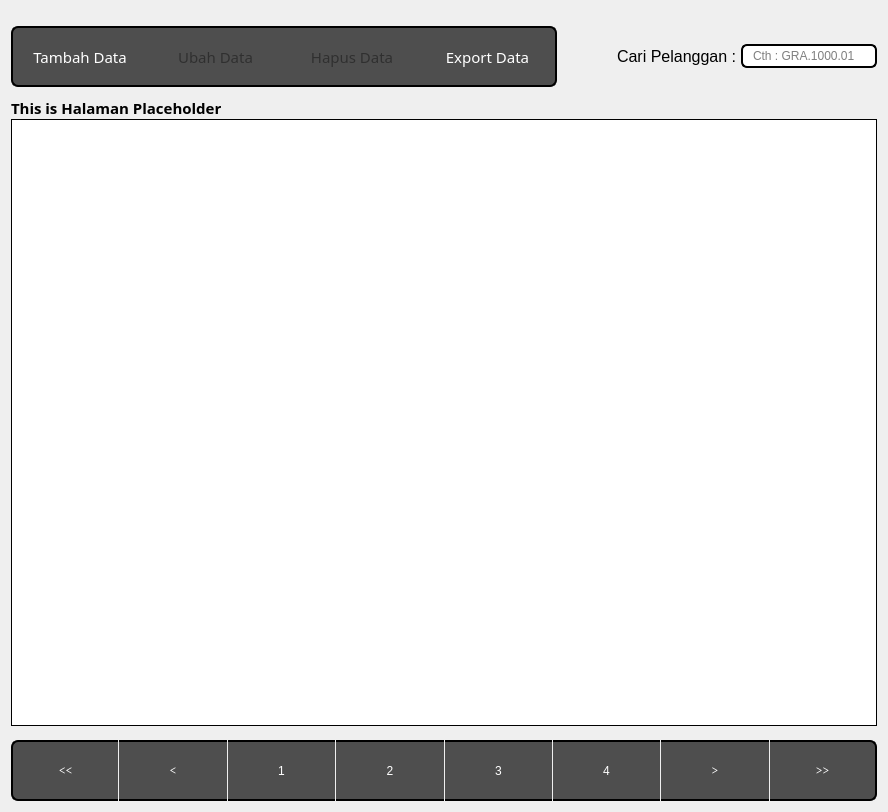
<?xml version="1.0" encoding="UTF-8"?>
<ui version="4.0">
 <class>Form</class>
 <widget class="QWidget" name="Form">
  <property name="geometry">
   <rect>
    <x>0</x>
    <y>0</y>
    <width>888</width>
    <height>812</height>
   </rect>
  </property>
  <property name="windowTitle">
   <string>Form</string>
  </property>
  <layout class="QHBoxLayout" name="horizontalLayout_3">
   <item>
    <layout class="QVBoxLayout" name="verticalLayout">
     <property name="spacing">
      <number>0</number>
     </property>
     <property name="topMargin">
      <number>0</number>
     </property>
     <property name="bottomMargin">
      <number>0</number>
     </property>
     <item>
      <layout class="QHBoxLayout" name="horizontalLayout">
       <property name="spacing">
        <number>0</number>
       </property>
       <property name="leftMargin">
        <number>0</number>
       </property>
       <property name="topMargin">
        <number>15</number>
       </property>
       <property name="rightMargin">
        <number>0</number>
       </property>
       <property name="bottomMargin">
        <number>10</number>
       </property>
       <item>
        <widget class="QPushButton" name="addButton">
         <property name="enabled">
          <bool>true</bool>
         </property>
         <property name="sizePolicy">
          <sizepolicy hsizetype="Expanding" vsizetype="Fixed">
           <horstretch>0</horstretch>
           <verstretch>0</verstretch>
          </sizepolicy>
         </property>
         <property name="minimumSize">
          <size>
           <width>0</width>
           <height>61</height>
          </size>
         </property>
         <property name="font">
          <font>
           <family>Sans Serif Collection</family>
           <pointsize>11</pointsize>
          </font>
         </property>
         <property name="styleSheet">
          <string notr="true">QPushButton {color:white; background-color:#4E4E4E;border:2px solid black;border-right:0px;
border-top-left-radius: 7px;
border-bottom-left-radius: 7px;
padding: 0 8px;}




QPushButton:hover:!pressed {
 background-color:#262626;
border-style:inset
}

QPushButton:hover {
 background-color:#171717
}


</string>
         </property>
         <property name="text">
          <string>Tambah Data</string>
         </property>
        </widget>
       </item>
       <item>
        <widget class="QPushButton" name="editButton">
         <property name="enabled">
          <bool>false</bool>
         </property>
         <property name="sizePolicy">
          <sizepolicy hsizetype="Expanding" vsizetype="Fixed">
           <horstretch>0</horstretch>
           <verstretch>51</verstretch>
          </sizepolicy>
         </property>
         <property name="minimumSize">
          <size>
           <width>0</width>
           <height>61</height>
          </size>
         </property>
         <property name="font">
          <font>
           <family>Sans Serif Collection</family>
           <pointsize>11</pointsize>
          </font>
         </property>
         <property name="styleSheet">
          <string notr="true">QPushButton:disabled {
    color: rgba(0,0, 0, 100)
}

QPushButton {color:white; background-color:#4E4E4E;border:2px solid black;border-right:0px;border-left:0px;
padding: 0 8px;
}

QPushButton:hover:!pressed {
 background-color: #262626;
border-style:inset
}

QPushButton:hover {
 background-color:#171717
}





QPushButton:hover {
  background-color:rgb(61, 61, 61)
}

</string>
         </property>
         <property name="text">
          <string>Ubah Data</string>
         </property>
        </widget>
       </item>
       <item>
        <widget class="QPushButton" name="deleteButton">
         <property name="enabled">
          <bool>false</bool>
         </property>
         <property name="sizePolicy">
          <sizepolicy hsizetype="Expanding" vsizetype="Fixed">
           <horstretch>0</horstretch>
           <verstretch>0</verstretch>
          </sizepolicy>
         </property>
         <property name="minimumSize">
          <size>
           <width>0</width>
           <height>61</height>
          </size>
         </property>
         <property name="font">
          <font>
           <family>Sans Serif Collection</family>
           <pointsize>11</pointsize>
          </font>
         </property>
         <property name="styleSheet">
          <string notr="true">QPushButton:disabled {
    color: rgba(0,0, 0, 100)
}

QPushButton {color:white; background-color:#4E4E4E;border:2px solid black;border-right:0px;border-left:0px;
padding: 0 8px;
}

QPushButton:hover:!pressed {
 background-color: #262626;
border-style:inset
}

QPushButton:hover {
 background-color:#171717
}





QPushButton:hover {
  background-color:rgb(61, 61, 61)
}

</string>
         </property>
         <property name="text">
          <string>Hapus Data</string>
         </property>
        </widget>
       </item>
       <item>
        <widget class="QPushButton" name="exportButton">
         <property name="sizePolicy">
          <sizepolicy hsizetype="Expanding" vsizetype="Fixed">
           <horstretch>0</horstretch>
           <verstretch>0</verstretch>
          </sizepolicy>
         </property>
         <property name="minimumSize">
          <size>
           <width>0</width>
           <height>61</height>
          </size>
         </property>
         <property name="font">
          <font>
           <family>Sans Serif Collection</family>
           <pointsize>11</pointsize>
          </font>
         </property>
         <property name="styleSheet">
          <string notr="true">QPushButton:disabled {
    color: rgba(0,0, 0, 100)
}

QPushButton {color:white; background-color:#4E4E4E;border:2px solid black;border-left:0px;border-top-right-radius: 7px;
border-bottom-right-radius: 7px;
padding: 0 8px;
}

QPushButton:hover:!pressed {
 background-color: #262626;
border-style:inset
}

QPushButton:hover {
 background-color:#171717
}
</string>
         </property>
         <property name="text">
          <string>Export Data</string>
         </property>
        </widget>
       </item>
       <item>
        <spacer name="horizontalSpacer_2">
         <property name="orientation">
          <enum>Qt::Horizontal</enum>
         </property>
         <property name="sizeType">
          <enum>QSizePolicy::Minimum</enum>
         </property>
         <property name="sizeHint" stdset="0">
          <size>
           <width>60</width>
           <height>20</height>
          </size>
         </property>
        </spacer>
       </item>
       <item>
        <widget class="QLabel" name="label">
         <property name="styleSheet">
          <string notr="true">color:black;</string>
         </property>
         <property name="text">
          <string>&lt;html&gt;&lt;head/&gt;&lt;body&gt;&lt;p&gt;&lt;span style=&quot; font-size:12pt;&quot;&gt;Cari Pelanggan : &lt;/span&gt;&lt;/p&gt;&lt;/body&gt;&lt;/html&gt;</string>
         </property>
        </widget>
       </item>
       <item>
        <widget class="QLineEdit" name="searchField">
         <property name="sizePolicy">
          <sizepolicy hsizetype="Expanding" vsizetype="Fixed">
           <horstretch>0</horstretch>
           <verstretch>0</verstretch>
          </sizepolicy>
         </property>
         <property name="minimumSize">
          <size>
           <width>0</width>
           <height>24</height>
          </size>
         </property>
         <property name="maximumSize">
          <size>
           <width>16777215</width>
           <height>24</height>
          </size>
         </property>
         <property name="font">
          <font>
           <pointsize>9</pointsize>
          </font>
         </property>
         <property name="styleSheet">
          <string notr="true">border: 2px solid black;
border-radius: 6px;
padding: 0 8px;
min-height: 20px ;
max-height:20px;
selection-background-color: gray;
color:black
</string>
         </property>
         <property name="placeholderText">
          <string>Cth : GRA.1000.01</string>
         </property>
        </widget>
       </item>
      </layout>
     </item>
     <item>
      <widget class="QLabel" name="jumlah_halaman">
       <property name="font">
        <font>
         <family>Arial Black</family>
         <pointsize>11</pointsize>
         <weight>75</weight>
         <bold>true</bold>
        </font>
       </property>
       <property name="text">
        <string>This is Halaman Placeholder</string>
       </property>
      </widget>
     </item>
     <item>
      <widget class="QTableView" name="customerTable">
       <property name="sizePolicy">
        <sizepolicy hsizetype="Preferred" vsizetype="Expanding">
         <horstretch>0</horstretch>
         <verstretch>0</verstretch>
        </sizepolicy>
       </property>
       <property name="autoFillBackground">
        <bool>false</bool>
       </property>
       <property name="styleSheet">
        <string notr="true">QTableView{

border: 1px solid black ;

border-color:black;


}


QTableView QTableCornerButton::section {
  background-color: qlineargradient(x1:0, y1:0, x2:0, y2:1,
                                      stop:0 #616161, stop: 0.5 #000000,
                                      stop: 0.6 #000000, stop:1 #656565); }

QHeaderView::section {
    background-color: qlineargradient(x1:0, y1:0, x2:0, y2:1,
                                      stop:0 #616161, stop: 0.5 #000000,
                                      stop: 0.6 #000000, stop:1 #656565);
    color: white;
    padding-left: 4px;
    border: 1px solid #B5B5B5;

}

</string>
       </property>
       <property name="sizeAdjustPolicy">
        <enum>QAbstractScrollArea::AdjustToContents</enum>
       </property>
       <property name="editTriggers">
        <set>QAbstractItemView::NoEditTriggers</set>
       </property>
       <property name="dragDropOverwriteMode">
        <bool>false</bool>
       </property>
       <property name="selectionMode">
        <enum>QAbstractItemView::SingleSelection</enum>
       </property>
       <property name="selectionBehavior">
        <enum>QAbstractItemView::SelectRows</enum>
       </property>
       <property name="verticalScrollMode">
        <enum>QAbstractItemView::ScrollPerItem</enum>
       </property>
       <property name="showGrid">
        <bool>true</bool>
       </property>
       <property name="sortingEnabled">
        <bool>false</bool>
       </property>
       <attribute name="horizontalHeaderMinimumSectionSize">
        <number>100</number>
       </attribute>
       <attribute name="horizontalHeaderDefaultSectionSize">
        <number>100</number>
       </attribute>
       <attribute name="verticalHeaderCascadingSectionResizes">
        <bool>true</bool>
       </attribute>
      </widget>
     </item>
     <item>
      <layout class="QHBoxLayout" name="pageLayout">
       <property name="spacing">
        <number>1</number>
       </property>
       <property name="topMargin">
        <number>14</number>
       </property>
       <item>
        <widget class="QPushButton" name="start">
         <property name="sizePolicy">
          <sizepolicy hsizetype="Expanding" vsizetype="Fixed">
           <horstretch>0</horstretch>
           <verstretch>0</verstretch>
          </sizepolicy>
         </property>
         <property name="minimumSize">
          <size>
           <width>0</width>
           <height>61</height>
          </size>
         </property>
         <property name="font">
          <font>
           <family>MS Serif</family>
          </font>
         </property>
         <property name="styleSheet">
          <string notr="true">QPushButton {color:white; background-color:#4E4E4E;border:2px solid black;border-right:0px;
border-top-left-radius: 7px;
border-bottom-left-radius: 7px;
padding: 0 8px;}




QPushButton:hover:!pressed {
 background-color:#262626;
border-style:inset
}

QPushButton:hover {
 background-color:#171717
}


</string>
         </property>
         <property name="text">
          <string>&lt;&lt;</string>
         </property>
        </widget>
       </item>
       <item>
        <widget class="QPushButton" name="previous">
         <property name="sizePolicy">
          <sizepolicy hsizetype="Expanding" vsizetype="Fixed">
           <horstretch>0</horstretch>
           <verstretch>0</verstretch>
          </sizepolicy>
         </property>
         <property name="minimumSize">
          <size>
           <width>0</width>
           <height>61</height>
          </size>
         </property>
         <property name="font">
          <font>
           <family>MS Serif</family>
          </font>
         </property>
         <property name="styleSheet">
          <string notr="true">QPushButton:disabled {
    color: rgba(0,0, 0, 100)
}

QPushButton {color:white; background-color:#4E4E4E;border:2px solid black;border-right:0px;border-left:0px;
padding: 0 8px;
}

QPushButton:hover:!pressed {
 background-color: #262626;
border-style:inset
}

QPushButton:hover {
 background-color:#171717
}





QPushButton:hover {
  background-color:rgb(61, 61, 61)
}

</string>
         </property>
         <property name="text">
          <string>&lt;</string>
         </property>
        </widget>
       </item>
       <item>
        <widget class="QPushButton" name="button1">
         <property name="sizePolicy">
          <sizepolicy hsizetype="Expanding" vsizetype="Fixed">
           <horstretch>0</horstretch>
           <verstretch>0</verstretch>
          </sizepolicy>
         </property>
         <property name="minimumSize">
          <size>
           <width>0</width>
           <height>61</height>
          </size>
         </property>
         <property name="styleSheet">
          <string notr="true">QPushButton { 
                            color:white; 
                            background-color:#4E4E4E;
                            border:2px solid;
                            padding: 0 8px;
							border-right:0px;
							border-left:0px;
                            }
                        QPushButton:disabled { 
                            color: rgba(0,0, 0, 100);
                            }
                        
                        QPushButton:hover:!pressed { 
                            background-color: #262626;
                            border-style:inset;
                            }
                        QPushButton:hover {
                            background-color:#171717;
                            }
                        QPushButton:hover {
                            background-color:rgb(61, 61, 61);
                            }</string>
         </property>
         <property name="text">
          <string>1</string>
         </property>
        </widget>
       </item>
       <item>
        <widget class="QPushButton" name="button2">
         <property name="sizePolicy">
          <sizepolicy hsizetype="Expanding" vsizetype="Fixed">
           <horstretch>0</horstretch>
           <verstretch>0</verstretch>
          </sizepolicy>
         </property>
         <property name="minimumSize">
          <size>
           <width>0</width>
           <height>61</height>
          </size>
         </property>
         <property name="styleSheet">
          <string notr="true">QPushButton { 
                            color:white; 
                            background-color:#4E4E4E;
                            border:2px solid;
                            padding: 0 8px;
							border-right:0px;
							border-left:0px;
                            }
                        QPushButton:disabled { 
                            color: rgba(0,0, 0, 100);
                            }
                        
                        QPushButton:hover:!pressed { 
                            background-color: #262626;
                            border-style:inset;
                            }
                        QPushButton:hover {
                            background-color:#171717;
                            }
                        QPushButton:hover {
                            background-color:rgb(61, 61, 61);
                            }</string>
         </property>
         <property name="text">
          <string>2</string>
         </property>
        </widget>
       </item>
       <item>
        <widget class="QPushButton" name="button3">
         <property name="sizePolicy">
          <sizepolicy hsizetype="Expanding" vsizetype="Fixed">
           <horstretch>0</horstretch>
           <verstretch>0</verstretch>
          </sizepolicy>
         </property>
         <property name="minimumSize">
          <size>
           <width>0</width>
           <height>61</height>
          </size>
         </property>
         <property name="styleSheet">
          <string notr="true">QPushButton { 
                            color:white; 
                            background-color:#4E4E4E;
                            border:2px solid;
                            padding: 0 8px;
							border-right:0px;
							border-left:0px;
                            }
                        QPushButton:disabled { 
                            color: rgba(0,0, 0, 100);
                            }
                        
                        QPushButton:hover:!pressed { 
                            background-color: #262626;
                            border-style:inset;
                            }
                        QPushButton:hover {
                            background-color:#171717;
                            }
                        QPushButton:hover {
                            background-color:rgb(61, 61, 61);
                            }</string>
         </property>
         <property name="text">
          <string>3</string>
         </property>
        </widget>
       </item>
       <item>
        <widget class="QPushButton" name="button4">
         <property name="sizePolicy">
          <sizepolicy hsizetype="Expanding" vsizetype="Fixed">
           <horstretch>0</horstretch>
           <verstretch>0</verstretch>
          </sizepolicy>
         </property>
         <property name="minimumSize">
          <size>
           <width>0</width>
           <height>61</height>
          </size>
         </property>
         <property name="styleSheet">
          <string notr="true">QPushButton { 
                            color:white; 
                            background-color:#4E4E4E;
                            border:2px solid;
                            padding: 0 8px;
							border-right:0px;
							border-left:0px;
                            }
                        QPushButton:disabled { 
                            color: rgba(0,0, 0, 100);
                            }
                        
                        QPushButton:hover:!pressed { 
                            background-color: #262626;
                            border-style:inset;
                            }
                        QPushButton:hover {
                            background-color:#171717;
                            }
                        QPushButton:hover {
                            background-color:rgb(61, 61, 61);
                            }</string>
         </property>
         <property name="text">
          <string>4</string>
         </property>
        </widget>
       </item>
       <item>
        <widget class="QPushButton" name="next">
         <property name="sizePolicy">
          <sizepolicy hsizetype="Expanding" vsizetype="Fixed">
           <horstretch>0</horstretch>
           <verstretch>0</verstretch>
          </sizepolicy>
         </property>
         <property name="minimumSize">
          <size>
           <width>0</width>
           <height>61</height>
          </size>
         </property>
         <property name="font">
          <font>
           <family>MS Serif</family>
          </font>
         </property>
         <property name="styleSheet">
          <string notr="true">QPushButton:disabled {
    color: rgba(0,0, 0, 100)
}

QPushButton {color:white; background-color:#4E4E4E;border:2px solid black;border-right:0px;border-left:0px;
padding: 0 8px;
}

QPushButton:hover:!pressed {
 background-color: #262626;
border-style:inset
}

QPushButton:hover {
 background-color:#171717
}





QPushButton:hover {
  background-color:rgb(61, 61, 61)
}

</string>
         </property>
         <property name="text">
          <string>&gt;</string>
         </property>
        </widget>
       </item>
       <item>
        <widget class="QPushButton" name="end">
         <property name="sizePolicy">
          <sizepolicy hsizetype="Expanding" vsizetype="Fixed">
           <horstretch>0</horstretch>
           <verstretch>0</verstretch>
          </sizepolicy>
         </property>
         <property name="minimumSize">
          <size>
           <width>0</width>
           <height>61</height>
          </size>
         </property>
         <property name="font">
          <font>
           <family>MS Serif</family>
          </font>
         </property>
         <property name="styleSheet">
          <string notr="true">QPushButton:disabled {
    color: rgba(0,0, 0, 100)
}

QPushButton {color:white; background-color:#4E4E4E;border:2px solid black;border-left:0px ;border-top-right-radius: 7px;
border-bottom-right-radius: 7px;
padding: 0 8px;
}

QPushButton:hover:!pressed {
 background-color: #262626;
border-style:inset
}

QPushButton:hover {
 background-color:#171717
}
</string>
         </property>
         <property name="text">
          <string>&gt;&gt;</string>
         </property>
        </widget>
       </item>
      </layout>
     </item>
    </layout>
   </item>
  </layout>
 </widget>
 <resources/>
 <connections/>
</ui>
